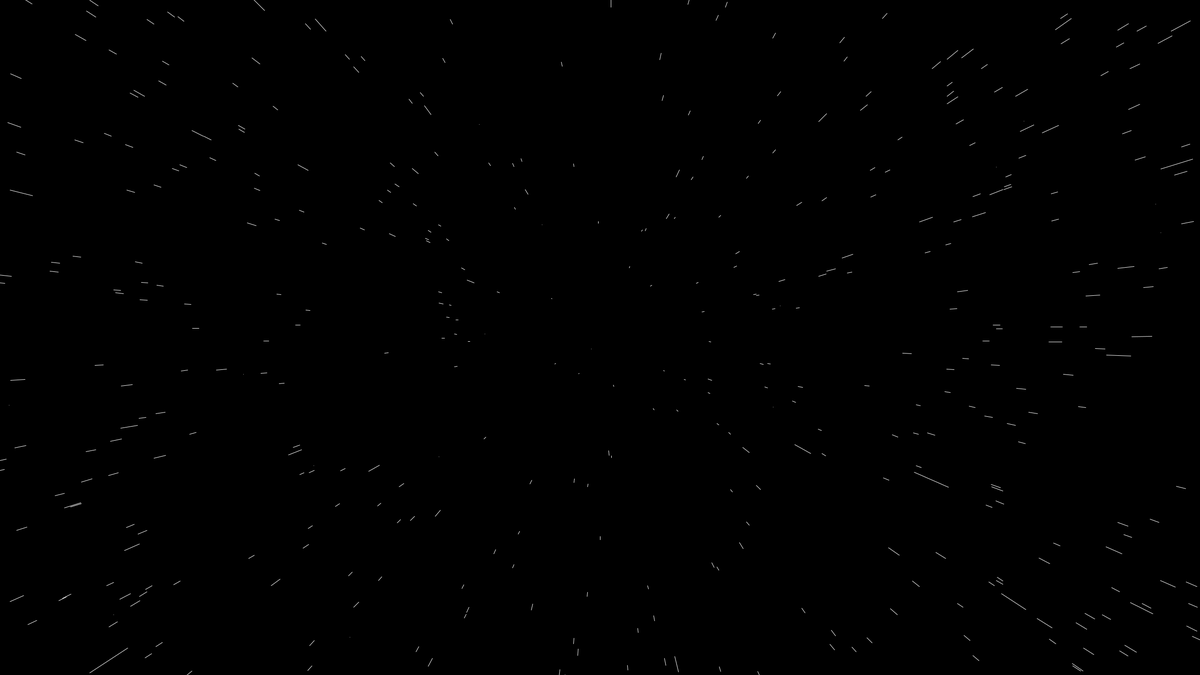
Frame 1 (no input)
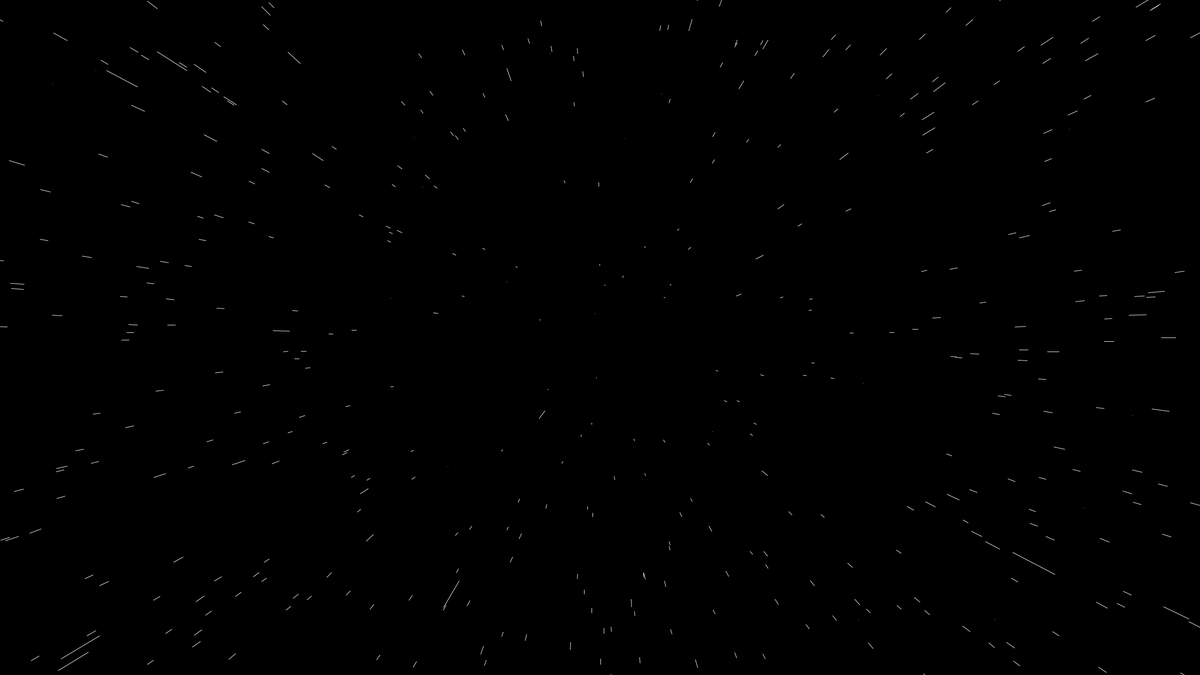
Frame 60 (the mouse pressed at the canvas centre just before this capture)
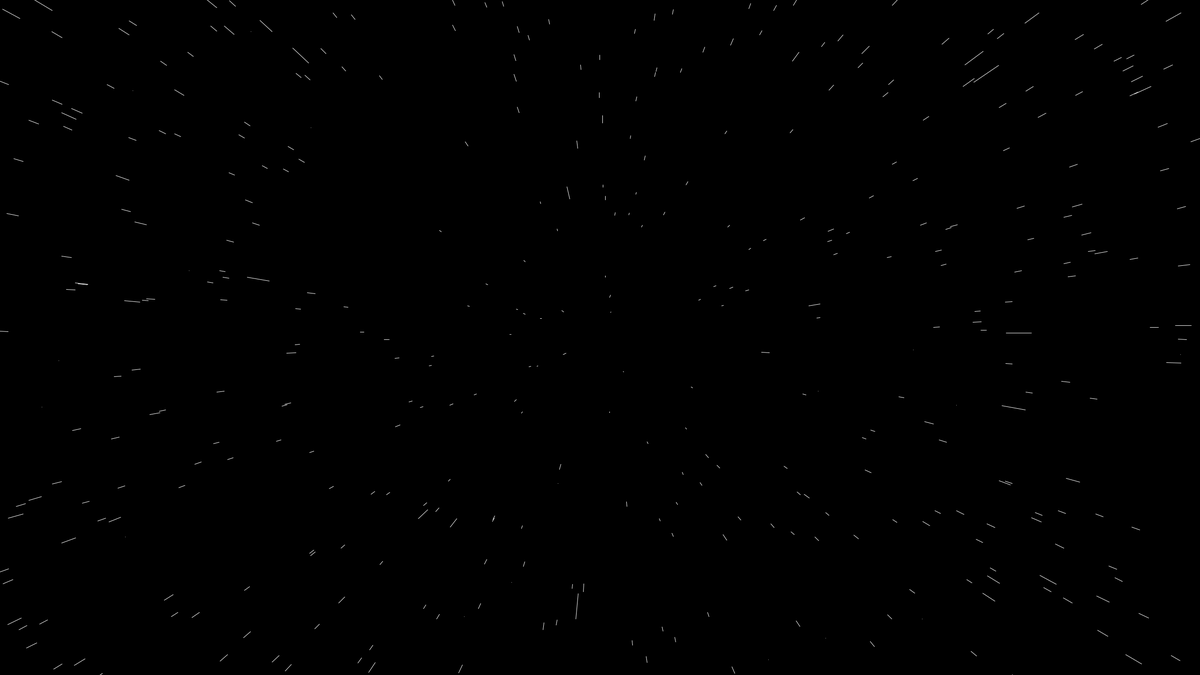
Frame 120 (the mouse held since frame 60 and released just before this capture)

The Processing sketch that drew these frames (run headless with seeded random() and noise(); from frame 60 on, the mouse is pressed at the canvas centre):

// Processing sketch: Starfield
// ── Starfield.pde
Star[] stars = new Star[2600];

void setup(){
  size(2560, 1440);
  for(int i = 0; i < stars.length; i++){
    stars[i] = new Star();
  }
}

void draw(){
  background(0);
  translate(width/2, height/2);
  for(int i = 0; i < stars.length; i++){
    stars[i].update();
    stars[i].show();
  }
}
// ── Star.pde
class Star {
  float x;
  float y;
  float z;
  float speed = width/70;
  
  float pz;
  
  Star(){
    x = random(-width, width);
    y = random(-height, height);
    z = random(width);
    pz = z;
  }
  
  void update(){
    z = z - speed;
    if(z <= 2){
      x = random(-width, width);
      y = random(-height, height);
      z = width;
      pz = z;
    }
  }
  
  void show(){
    fill(255);
    noStroke();
    
    float sx = map(x/z, 0, 1, 0, width);
    float sy = map(y/z, 0, 1, 0, height);
    
    //float r = map(z, 0, width, 8, 0.0);
    //ellipse(sx, sy, r, r);
    
    float px = map(x/pz, 0, 1, 0, width);
    float py = map(y/pz, 0, 1, 0, height);
    stroke(255);
    pz = z;
    line(px, py, sx, sy);
  }
}
